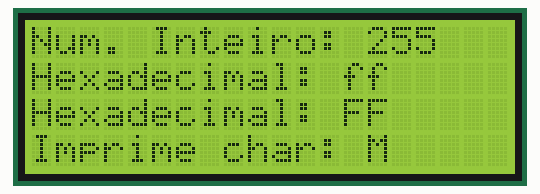
The sketch below on a simulated Arduino Uno, built with avr-gcc and run on an emulated ATmega328P. Parts: 20×4 character LCD.

Above: at 0.1 s.
At 3.1 s:
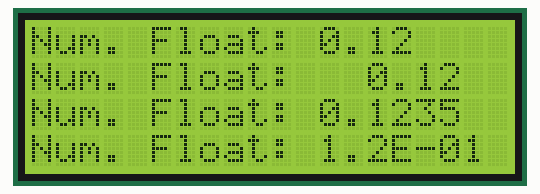

The sketch:

SaidaFormatada.ino
```cpp
// **********************************************************************
//                   UTILIZAÇÃO DO DISPLAY LCD
// **********************************************************************

#include <LiquidCrystal.h> // Include do o display LCD

// Constantes do LCD
const int numLinhas = 4;
const int numColu = 20;

// Saidas do LCD
// Não esquecer de conectar o pino R/W do LCD ao terra.
const int rs_pin = 12;
const int enable_pin = 11;
const int d4_pin = 5;
const int d5_pin = 4;
const int d6_pin = 3;
const int d7_pin = 2;

//Constantes e Variáveis
int var_decimal = 255;
float var_real = 0.12345678;
char var_char = 'M';
char displayString[21] = "";  //Buffer que armazena a linha no formato string
char str_temp[10]; //Buffer temporário para conversão de float para string

//Função de configuração do LCD
LiquidCrystal lcd(rs_pin, enable_pin, d4_pin, d5_pin, d6_pin, d7_pin);

void setup()
{
  lcd.begin(numColu, numLinhas);  //Inicializa o LCD com a configuração de linhas e colunas
}

void loop()
{
 //Tela 1
  lcd.clear();  //Limpa a tela do LCD
  lcd.setCursor(0, 0);  //Posiciona o cursor do LCD (coluna, linha). A contagem começa do Zero.
  sprintf(displayString, "Num. Inteiro: %d", var_decimal);  //Converter de inteiro para string e armazena no buffer de linha
  lcd.print(displayString);
  lcd.setCursor(0, 1);
  sprintf(displayString, "Hexadecimal: %x", var_decimal);  //Converter de inteiro para hexadecimal minúsculo e armazena no buffer de linha como string
  lcd.print(displayString);
  lcd.setCursor(0, 2);
  sprintf(displayString, "Hexadecimal: %X", var_decimal);  //Converter de inteiro para hexadecimal maiúsculo e armazena no buffer de linha como string
  lcd.print(displayString);
  lcd.setCursor(0, 3);
  sprintf(displayString, "Imprime char: %c", var_char);  //Converter de char para string e armazena no buffer de linha
  lcd.print(displayString);
  delay(3000); //Delay

 //Tela 2
  lcd.clear();  //Limpa a tela do LCD
  lcd.setCursor(0, 0);  //Posiciona o cursor do LCD (coluna, linha). A contagem começa do Zero.
  dtostrf(var_real, 4, 2, str_temp);  // Tamanho de 4 casas incluindo o 'ponto', 2 casas de precisão. O valor float e gravado em str_temp como string
  sprintf(displayString, "Num. Float: %s", str_temp);  //Concatena a string da função com a string gravada em str_temp
  lcd.print(displayString);
  lcd.setCursor(0, 1);
  dtostrf(var_real, 6, 2, str_temp);  // Tamanho de 6 casas incluindo o 'ponto', 2 casas de precisão. O valor float e gravado em str_temp como string
  sprintf(displayString, "Num. Float: %s", str_temp);  //Concatena a string da função com a string gravada em str_temp
  lcd.print(displayString);
  lcd.setCursor(0, 2);
  dtostrf(var_real, 6, 4, str_temp);  // Tamanho de 6 casas incluindo o 'ponto', 4 casas de precisão. O valor float e gravado em str_temp como string
  sprintf(displayString, "Num. Float: %s", str_temp);  //Concatena a string da função com a string gravada em str_temp
  lcd.print(displayString);
  lcd.setCursor(0, 3);
  dtostre(var_real,str_temp,DTOSTR_ALWAYS_SIGN,DTOSTR_UPPERCASE);   //Converte de float para notação científica
  sprintf(displayString, "Num. Float: %s", str_temp);  //Concatena a string da função com a string gravada em str_temp
  lcd.print(displayString);
  delay(3000); //Delay


}


 /*
      EXEMPLO DE OUTROS FORMATOS:
      %s:   string
      %x:   hexadecimal com letras minúsculas
      %X:   hexadecimal com letras maiúsculas
      %L*:  Formato longo(16 ou 32 bits),
            sendo * qualquer umas das letras
            referentes a números já tratadas
      */

// sprintf(displayString, "value:%7d.%d%d", (int)num, int(num*10)%10, int(num*100)%10);
//  sprintf(displayString, "Num. Inteiro: %d", (int)var_decimal);
```

Measured:
- what the display in image 1 shows lasts 3.0 s, from 3.1 s to 6.1 s
